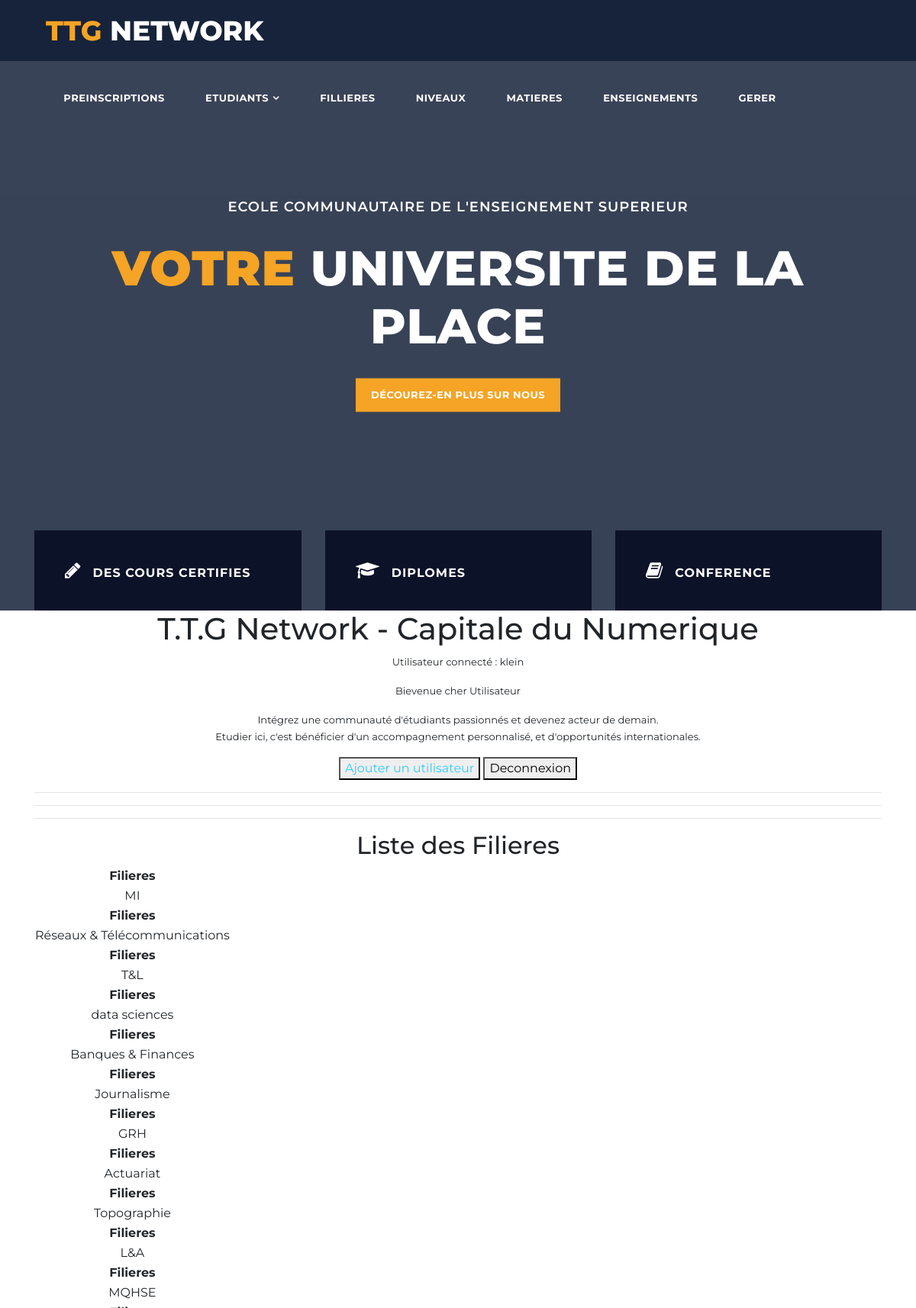
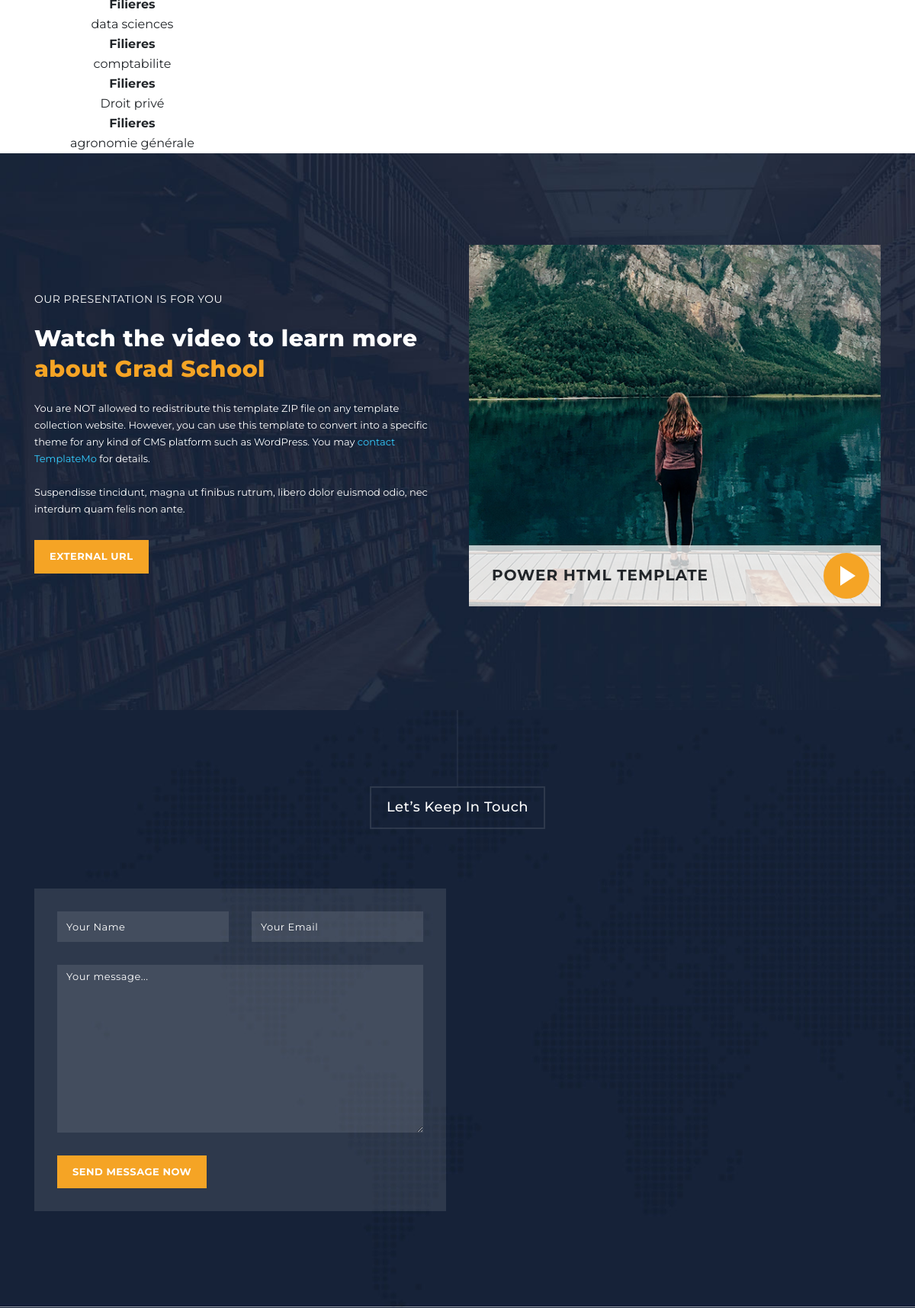
/filiere (signed in, upper part), run on the app's committed database (2 pictures, top to bottom).
### core/models.py (models this page shows, shortened)
class User(AbstractUser):
    ROLES = (
        ('admin', 'Administrateur'),
        ('formateur', 'Formateur'),
        ('etudiant', 'Étudiant'),
        ('parent', 'Parent'),
    )
    role = models.CharField(max_length=20, choices=ROLES)
    code_formateur = models.CharField(max_length=10, unique=True, null=True, blank=True)
    code_parent = models.CharField(max_length=10, unique=True, null=True, blank=True)
    matricule = models.CharField(max_length=30, unique=True, null=True, blank=True)

class Filiere(models.Model):
    nom = models.CharField(max_length=100)

### core/views.py (the view)
# urls.py: path('filiere', views.filieres_view, name='filiere'),
@login_required
def filieres_view(request):
    filieres = Filiere.objects.all()
    return render(request, 'liste_filieres.html', {'filieres': filieres})

### core/templates/liste_filieres.html (shortened to what this page needs)
{% extends "base.html" %}
{% block content %}
  <hr>
  <h2>Liste des Filieres</h2>
  <ul>
      <table>
    {% for filiere in filieres %}
        <tr>
          <th>Filieres</th>
        </tr>
        <tr>
          <td>{{ filiere.nom }}</td>
        </tr>
         {% endfor %}
      </table>
  </ul>
{% endblock %}

### core/templates/base.html (shortened to what this page needs)
<!DOCTYPE html>
<html lang="en">
{% load static %}
  <head>
    <link href="{% static 'assets/vendor/bootstrap/css/bootstrap.min.css' %}" rel="stylesheet">
    <link rel="stylesheet" href="{% static 'assets/css/fontawesome.css' %}">
    <link rel="stylesheet" href="{% static 'assets/css/templatemo-grad-school.css' %}">
    <link rel="stylesheet" href="{% static 'assets/css/owl.css' %}">
    <link rel="stylesheet" href="{% static 'assets/css/lightbox.css' %}">
  </head>
<body>
  <header class="main-header clearfix" role="header">
    <div class="logo">
      <a href="#"><em>TTG</em> NETWORK </a>
    </div>
    <nav id="menu" class="main-nav" role="navigation">
      <ul class="main-menu">
        <li><a href="{% url 'preinscription' %}">Preinscriptions</a></li>
        <li class="has-submenu"><a href="{% url 'etudiant' %}">Etudiants</a>
        </li>
        <li><a href="{% url 'filiere' %}">Fillieres</a></li>
        <li><a href="#{% url 'niveau' %}">Niveaux</a></li>
        <li><a href="{% url 'matiere' %}">Matieres</a></li>
        <li><a href="{% url 'enseignement' %}">Enseignements</a></li>
        <li><a href="{% url 'admin:index' %}">Gerer</a></li>
        <li><a href="#section6"></a></li>
        <li><a href="https://templatemo.com" class="external"></a></li>
      </ul>
    </nav>
  </header>
  <section class="section main-banner" id="top" data-section="section1">
      <video autoplay muted loop id="bg-video">
          <source src="static/assets/images/course-video.mp4" type="video/mp4" />
      </video>
      <div class="video-overlay header-text">
          <div class="caption">
              <h6>Ecole Communautaire de l'Enseignement Superieur</h6>
              <h2><em>Votre</em> Universite de la place</h2>
              <div class="main-button">
                  <div class="scroll-to-section"><a href="#section2">Décourez-en plus sur nous</a></div>
              </div>
          </div>
      </div>
  </section>
  <section class="features">
    <div class="container">
      <div class="row">
        <div class="col-lg-4 col-12">
          <div class="features-post">
            <div class="features-content">
              <div class="content-show">
                <h4><i class="fa fa-pencil"></i>Des cours certifies</h4>
              </div>
            </div>
          </div>
        </div>
        <div class="col-lg-4 col-12">
          <div class="features-post second-features">
            <div class="features-content">
              <div class="content-show">
                <h4><i class="fa fa-graduation-cap"></i>Diplomes</h4>
              </div>
            </div>
          </div>
        </div>
        <div class="col-lg-4 col-12">
          <div class="features-post third-features">
            <div class="features-content">
              <div class="content-show">
                <h4><i class="fa fa-book"></i>Conference</h4>
              </div>
            </div>
          </div>
        </div>
      </div>
    </div>
  </section>
      <section class="container" style="text-align: center;">
<h1>T.T.G Network - Capitale du Numerique</h1>
      <main>
          <p>Utilisateur connecté : {{user}}</p>
            {% if user.is_authenticated %}
            {% if user.role %}
            <p>Bievenue cher {{user.role}} </p>
            {% else %}
            <p>Bievenue cher Utilisateur </p>
            {% endif %}
              {% if user.matricule %}
              <p>ton matricule est {{user.matricule}}</p>
              <p>
                  Bienvenue à ECES, là où l'excellence académique rencontre l'innovation. <br>
                  Explorez un univers de savoirs, de découvertes et de réussites. <br>
                  Rejoignez une communauté d'apprenants passionnés et engagés. <br>
                  Ensemble, façonnons un avenir meilleur.
              </p>
              {% else %}
                <p>
                 Intégrez une communauté d'étudiants passionnés et devenez acteur de demain. <br>
                 Etudier ici, c'est bénéficier d'un accompagnement personnalisé, et d'opportunités internationales.
              </p>
              {% endif %}
            {% endif %}
          <button><a href="{% url 'urlregister' %}">Ajouter un utilisateur</a></button>
          <a href="{% url 'urllogout' %}"><button>Deconnexion</button></a>
          <hr>
          <hr>
        </main>
        {% block content %}{% endblock %}
      </section>
     <section class="section video" data-section="section5">
    <div class="container">
      <div class="row">
        <div class="col-md-6 align-self-center">
          <div class="left-content">
            <span>our presentation is for you</span>
            <h4>Watch the video to learn more <em>about Grad School</em></h4>
            <p>You are NOT allowed to redistribute this template ZIP file on any template collection website. However, you can use this template to convert into a specific theme for any kind of CMS platform such as WordPress. You may <a rel="nofollow" href="https://templatemo.com/contact" target="_parent">contact TemplateMo</a> for details.
            <br><br>Suspendisse tincidunt, magna ut finibus rutrum, libero dolor euismod odio, nec interdum quam felis non ante.</p>
            <div class="main-button"><a rel="nofollow" href="https://fb.com/templatemo" target="_parent">External URL</a></div>
          </div>
        </div>
        <div class="col-md-6">
          <article class="video-item">
            <div class="video-caption">
              <h4>Power HTML Template</h4>
            </div>
            <figure>
              <a href="https://www.youtube.com/watch?v=r9LtOG6pNUw" class="play"><img src="assets/images/main-thumb.png"></a>
            </figure>
          </article>
        </div>
      </div>
    </div>
  </section>
  <section class="section contact" data-section="section6">
    <div class="container">
      <div class="row">
        <div class="col-md-12">
          <div class="section-heading">
            <h2>Let’s Keep In Touch</h2>
          </div>
        </div>
        <div class="col-md-6">
          <form id="contact" action="" method="post">
            <div class="row">
              <div class="col-md-6">
                  <fieldset>
                    <input name="name" type="text" class="form-control" id="name" placeholder="Your Name" required="">
                  </fieldset>
                </div>
                <div class="col-md-6">
                  <fieldset>
                    <input name="email" type="text" class="form-control" id="email" placeholder="Your Email" required="">
                  </fieldset>
                </div>
              <div class="col-md-12">
                <fieldset>
                  <textarea name="message" rows="6" class="form-control" id="message" placeholder="Your message..." required=""></textarea>
                </fieldset>
              </div>
              <div class="col-md-12">
                <fieldset>
                  <button type="submit" id="form-submit" class="button">Send Message Now</button>
                </fieldset>
              </div>
            </div>
          </form>
        </div>
        <div class="col-md-6">
          <div id="map">
            <iframe src="https://maps.google.com/maps?q=Av.+L%C3%BAcio+Costa,+Rio+de+Janeiro+-+RJ,+Brazil&t=&z=13&ie=UTF8&iwloc=&output=embed" width="100%" height="422px" frameborder="0" style="border:0" allowfullscreen></iframe>
          </div>
        </div>
      </div>
    </div>
  </section>
</body>
</html>

### data on the page
User: username "klein"
Filiere: nom "MI"
Filiere: nom "Réseaux & Télécommunications"
Filiere: nom "T&L"
Filiere: nom "data sciences"
Filiere: nom "Banques & Finances"
Filiere: nom "Journalisme"
Filiere: nom "GRH"
Filiere: nom "Actuariat"
Filiere: nom "Topographie"
Filiere: nom "L&A"
Filiere: nom "MQHSE"
Filiere: nom "data sciences"
Filiere: nom "comptabilite"
Filiere: nom "Droit privé"
Filiere: nom "agronomie générale"
